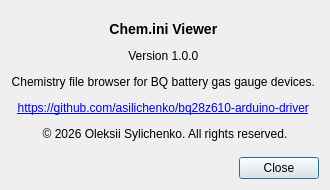
<?xml version="1.0" encoding="UTF-8"?>
<ui version="4.0">
 <class>aboutDialog</class>
 <widget class="QDialog" name="aboutDialog">
  <property name="geometry">
   <rect>
    <x>0</x>
    <y>0</y>
    <width>330</width>
    <height>190</height>
   </rect>
  </property>
  <property name="sizePolicy">
   <sizepolicy hsizetype="Fixed" vsizetype="Fixed">
    <horstretch>0</horstretch>
    <verstretch>0</verstretch>
   </sizepolicy>
  </property>
  <property name="minimumSize">
   <size>
    <width>330</width>
    <height>190</height>
   </size>
  </property>
  <property name="maximumSize">
   <size>
    <width>330</width>
    <height>190</height>
   </size>
  </property>
  <property name="windowTitle">
   <string>About</string>
  </property>
  <layout class="QGridLayout" name="gridLayout">
   <item row="0" column="0">
    <widget class="QLabel" name="label">
     <property name="text">
      <string>&lt;html&gt;&lt;head/&gt;&lt;body&gt;
&lt;div style='text-align: center;'&gt;
    &lt;h3&gt;Chem.ini Viewer&lt;/h3&gt;
    &lt;p&gt;Version 1.0.0&lt;/p&gt;
    &lt;p&gt;Chemistry file browser for BQ battery gas gauge devices.&lt;/p&gt;
    &lt;p&gt;&lt;a href='https://github.com/asilichenko/bq28z610-arduino-driver'&gt;https://github.com/asilichenko/bq28z610-arduino-driver&lt;/a&gt;&lt;/p&gt;
    &lt;p&gt;© 2026 Oleksii Sylichenko. All rights reserved.&lt;/p&gt;
&lt;/div&gt;
&lt;/body&gt;&lt;/html&gt;</string>
     </property>
     <property name="textFormat">
      <enum>Qt::TextFormat::RichText</enum>
     </property>
    </widget>
   </item>
   <item row="1" column="0">
    <widget class="QDialogButtonBox" name="buttonBox">
     <property name="orientation">
      <enum>Qt::Orientation::Horizontal</enum>
     </property>
     <property name="standardButtons">
      <set>QDialogButtonBox::StandardButton::Close</set>
     </property>
    </widget>
   </item>
  </layout>
 </widget>
 <resources/>
 <connections>
  <connection>
   <sender>buttonBox</sender>
   <signal>rejected()</signal>
   <receiver>aboutDialog</receiver>
   <slot>reject()</slot>
   <hints>
    <hint type="sourcelabel">
     <x>140</x>
     <y>157</y>
    </hint>
    <hint type="destinationlabel">
     <x>140</x>
     <y>89</y>
    </hint>
   </hints>
  </connection>
 </connections>
</ui>
